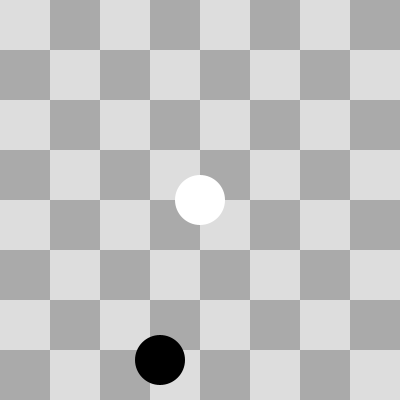
Frame 1 (no input)
Frame 60 (the mouse pressed at the canvas centre just before this capture): identical to frame 1, image omitted
Frame 120 (the mouse held since frame 60 and released just before this capture): identical to frame 1, image omitted

The Processing sketch that drew this single still picture (run headless with seeded random() and noise(); from frame 60 on, the mouse is pressed at the canvas centre):

// Processing sketch: week1_les3_voorbereiding
// ── week1_les3_voorbereiding.pde
/* Opgave Damsteen deel 1  */
Damsteen damsteen1 = new Damsteen(200, 200, 50, #FFFFFF);
Damsteen damsteen2 = new Damsteen(160, 360, 50, #000000);

void setup() {
  size(400, 400);
  for(int i = 0; i < 8; i++)
  {
    for(int j = 0; j < 8; j++)
    {
      if((j + i) % 2 == 0)
      {
        fill(#DDDDDD);
      } else {
        fill(#AAAAAA);
      }
      noStroke();
      rect(j * 50, i * 50, 50, 50);
    }
  }
  
  damsteen1.teken();
  damsteen2.teken();
}

void draw() {
  
}

class Damsteen {
  int x, y, diameter;
  color kleur;
  
  Damsteen(int x, int y, int diameter, color kleur) {
    this.x = x;
    this.y = y;
    this.diameter = diameter;
    this.kleur = kleur;
  }
  
  void teken() {
    fill(kleur);
    ellipse(x, y, diameter, diameter);
  }
}
